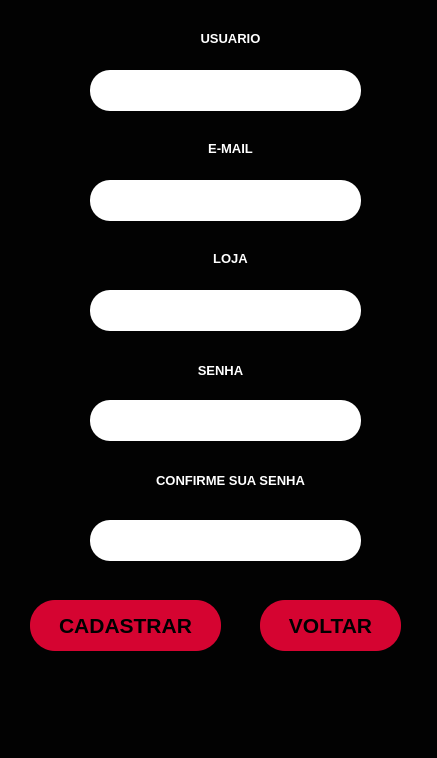
<?xml version="1.0" encoding="UTF-8"?>
<ui version="4.0">
 <class>MainWindow</class>
 <widget class="QMainWindow" name="MainWindow">
  <property name="geometry">
   <rect>
    <x>0</x>
    <y>0</y>
    <width>437</width>
    <height>758</height>
   </rect>
  </property>
  <property name="font">
   <font>
    <pointsize>10</pointsize>
   </font>
  </property>
  <property name="windowTitle">
   <string>CADASTRO</string>
  </property>
  <property name="styleSheet">
   <string notr="true">background-color: rgb(2, 2, 2);
</string>
  </property>
  <widget class="QWidget" name="centralwidget">
   <widget class="QPushButton" name="cadastrar">
    <property name="geometry">
     <rect>
      <x>30</x>
      <y>600</y>
      <width>191</width>
      <height>51</height>
     </rect>
    </property>
    <property name="font">
     <font>
      <pointsize>16</pointsize>
      <weight>75</weight>
      <bold>true</bold>
     </font>
    </property>
    <property name="styleSheet">
     <string notr="true">border-radius: 25px;
background-color: rgb(213, 4, 49);</string>
    </property>
    <property name="text">
     <string>CADASTRAR</string>
    </property>
    <property name="checkable">
     <bool>false</bool>
    </property>
    <property name="autoRepeat">
     <bool>false</bool>
    </property>
    <property name="autoExclusive">
     <bool>false</bool>
    </property>
   </widget>
   <widget class="QLineEdit" name="usuario">
    <property name="geometry">
     <rect>
      <x>90</x>
      <y>70</y>
      <width>271</width>
      <height>41</height>
     </rect>
    </property>
    <property name="font">
     <font>
      <pointsize>10</pointsize>
     </font>
    </property>
    <property name="styleSheet">
     <string notr="true">background-color: rgb(255, 255, 255);
border-radius: 20px</string>
    </property>
    <property name="inputMask">
     <string/>
    </property>
    <property name="text">
     <string/>
    </property>
    <property name="echoMode">
     <enum>QLineEdit::Normal</enum>
    </property>
    <property name="alignment">
     <set>Qt::AlignCenter</set>
    </property>
   </widget>
   <widget class="QLineEdit" name="senha">
    <property name="geometry">
     <rect>
      <x>90</x>
      <y>400</y>
      <width>271</width>
      <height>41</height>
     </rect>
    </property>
    <property name="font">
     <font>
      <pointsize>10</pointsize>
     </font>
    </property>
    <property name="styleSheet">
     <string notr="true">background-color: rgb(255, 255, 255);
border-radius: 20px</string>
    </property>
    <property name="inputMask">
     <string/>
    </property>
    <property name="text">
     <string/>
    </property>
    <property name="echoMode">
     <enum>QLineEdit::Password</enum>
    </property>
    <property name="alignment">
     <set>Qt::AlignCenter</set>
    </property>
   </widget>
   <widget class="QLabel" name="label_2">
    <property name="geometry">
     <rect>
      <x>180</x>
      <y>30</y>
      <width>101</width>
      <height>16</height>
     </rect>
    </property>
    <property name="font">
     <font>
      <pointsize>10</pointsize>
      <weight>75</weight>
      <bold>true</bold>
     </font>
    </property>
    <property name="toolTip">
     <string>&lt;html&gt;&lt;head/&gt;&lt;body&gt;&lt;p&gt;&lt;span style=&quot; font-size:11pt;&quot;&gt;LOGIN&lt;/span&gt;&lt;/p&gt;&lt;/body&gt;&lt;/html&gt;</string>
    </property>
    <property name="styleSheet">
     <string notr="true">color: rgb(255, 255, 255)</string>
    </property>
    <property name="text">
     <string>USUARIO</string>
    </property>
    <property name="alignment">
     <set>Qt::AlignCenter</set>
    </property>
   </widget>
   <widget class="QLabel" name="label_3">
    <property name="geometry">
     <rect>
      <x>190</x>
      <y>360</y>
      <width>61</width>
      <height>20</height>
     </rect>
    </property>
    <property name="font">
     <font>
      <pointsize>10</pointsize>
      <weight>75</weight>
      <bold>true</bold>
     </font>
    </property>
    <property name="layoutDirection">
     <enum>Qt::LeftToRight</enum>
    </property>
    <property name="styleSheet">
     <string notr="true">color: rgb(255, 255, 255);</string>
    </property>
    <property name="text">
     <string>SENHA</string>
    </property>
    <property name="alignment">
     <set>Qt::AlignCenter</set>
    </property>
   </widget>
   <widget class="QLineEdit" name="confirmar_senha">
    <property name="geometry">
     <rect>
      <x>90</x>
      <y>520</y>
      <width>271</width>
      <height>41</height>
     </rect>
    </property>
    <property name="font">
     <font>
      <pointsize>10</pointsize>
     </font>
    </property>
    <property name="styleSheet">
     <string notr="true">background-color: rgb(255, 255, 255);
border-radius: 20px</string>
    </property>
    <property name="inputMask">
     <string/>
    </property>
    <property name="text">
     <string/>
    </property>
    <property name="echoMode">
     <enum>QLineEdit::Password</enum>
    </property>
    <property name="alignment">
     <set>Qt::AlignCenter</set>
    </property>
   </widget>
   <widget class="QLabel" name="label">
    <property name="geometry">
     <rect>
      <x>130</x>
      <y>470</y>
      <width>201</width>
      <height>21</height>
     </rect>
    </property>
    <property name="font">
     <font>
      <pointsize>10</pointsize>
      <weight>75</weight>
      <bold>true</bold>
     </font>
    </property>
    <property name="styleSheet">
     <string notr="true">color: rgb(255, 255, 255);</string>
    </property>
    <property name="text">
     <string>CONFIRME SUA SENHA</string>
    </property>
    <property name="alignment">
     <set>Qt::AlignCenter</set>
    </property>
   </widget>
   <widget class="QLineEdit" name="email">
    <property name="geometry">
     <rect>
      <x>90</x>
      <y>180</y>
      <width>271</width>
      <height>41</height>
     </rect>
    </property>
    <property name="font">
     <font>
      <pointsize>10</pointsize>
     </font>
    </property>
    <property name="styleSheet">
     <string notr="true">background-color: rgb(255, 255, 255);
border-radius: 20px</string>
    </property>
    <property name="inputMask">
     <string/>
    </property>
    <property name="text">
     <string/>
    </property>
    <property name="alignment">
     <set>Qt::AlignCenter</set>
    </property>
   </widget>
   <widget class="QLabel" name="label_4">
    <property name="geometry">
     <rect>
      <x>180</x>
      <y>140</y>
      <width>101</width>
      <height>16</height>
     </rect>
    </property>
    <property name="font">
     <font>
      <pointsize>10</pointsize>
      <weight>75</weight>
      <bold>true</bold>
     </font>
    </property>
    <property name="toolTip">
     <string>&lt;html&gt;&lt;head/&gt;&lt;body&gt;&lt;p&gt;&lt;span style=&quot; font-size:11pt;&quot;&gt;LOGIN&lt;/span&gt;&lt;/p&gt;&lt;/body&gt;&lt;/html&gt;</string>
    </property>
    <property name="styleSheet">
     <string notr="true">color: rgb(255, 255, 255)</string>
    </property>
    <property name="text">
     <string>E-MAIL</string>
    </property>
    <property name="alignment">
     <set>Qt::AlignCenter</set>
    </property>
   </widget>
   <widget class="QLineEdit" name="loja">
    <property name="geometry">
     <rect>
      <x>90</x>
      <y>290</y>
      <width>271</width>
      <height>41</height>
     </rect>
    </property>
    <property name="font">
     <font>
      <pointsize>10</pointsize>
     </font>
    </property>
    <property name="styleSheet">
     <string notr="true">background-color: rgb(255, 255, 255);
border-radius: 20px</string>
    </property>
    <property name="inputMask">
     <string/>
    </property>
    <property name="text">
     <string/>
    </property>
    <property name="alignment">
     <set>Qt::AlignCenter</set>
    </property>
   </widget>
   <widget class="QLabel" name="label_5">
    <property name="geometry">
     <rect>
      <x>180</x>
      <y>250</y>
      <width>101</width>
      <height>16</height>
     </rect>
    </property>
    <property name="font">
     <font>
      <pointsize>10</pointsize>
      <weight>75</weight>
      <bold>true</bold>
     </font>
    </property>
    <property name="toolTip">
     <string>&lt;html&gt;&lt;head/&gt;&lt;body&gt;&lt;p&gt;&lt;span style=&quot; font-size:11pt;&quot;&gt;LOGIN&lt;/span&gt;&lt;/p&gt;&lt;/body&gt;&lt;/html&gt;</string>
    </property>
    <property name="styleSheet">
     <string notr="true">color: rgb(255, 255, 255)</string>
    </property>
    <property name="text">
     <string>LOJA</string>
    </property>
    <property name="alignment">
     <set>Qt::AlignCenter</set>
    </property>
   </widget>
   <widget class="QPushButton" name="cadastrar_2">
    <property name="geometry">
     <rect>
      <x>260</x>
      <y>600</y>
      <width>141</width>
      <height>51</height>
     </rect>
    </property>
    <property name="font">
     <font>
      <pointsize>16</pointsize>
      <weight>75</weight>
      <bold>true</bold>
     </font>
    </property>
    <property name="styleSheet">
     <string notr="true">border-radius: 25px;
background-color: rgb(213, 4, 49);</string>
    </property>
    <property name="text">
     <string>VOLTAR</string>
    </property>
    <property name="checkable">
     <bool>false</bool>
    </property>
    <property name="autoRepeat">
     <bool>false</bool>
    </property>
    <property name="autoExclusive">
     <bool>false</bool>
    </property>
   </widget>
  </widget>
  <widget class="QMenuBar" name="menubar">
   <property name="geometry">
    <rect>
     <x>0</x>
     <y>0</y>
     <width>437</width>
     <height>26</height>
    </rect>
   </property>
  </widget>
  <widget class="QStatusBar" name="statusbar"/>
 </widget>
 <resources/>
 <connections/>
</ui>
